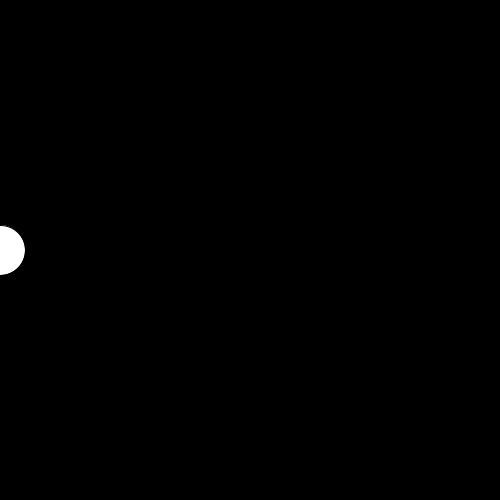
Frame 1 (no input)
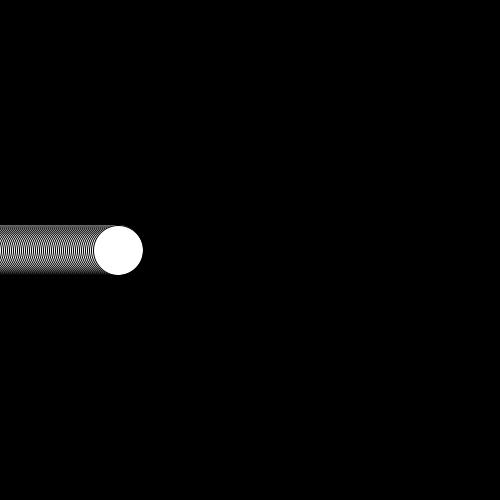
Frame 60 (the mouse pressed at the canvas centre just before this capture)
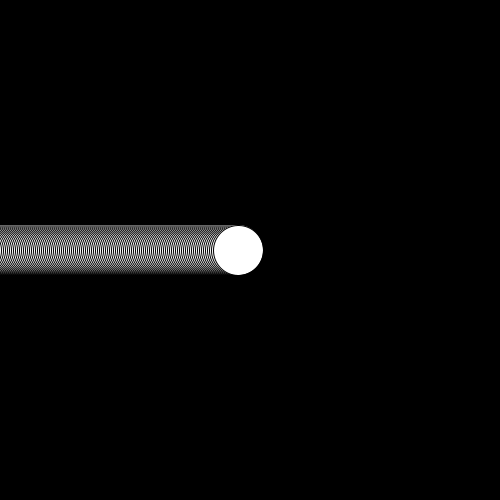
Frame 120 (the mouse held since frame 60 and released just before this capture)

The Processing sketch that drew these frames (run headless with seeded random() and noise(); from frame 60 on, the mouse is pressed at the canvas centre):

// Processing sketch: Exemplo5_1_Variaveis_Movimento
// ── Exemplo5_1_Variaveis_Movimento.pde
float x = 0;

void setup() {
  size(500, 500);
  background(0);
}

void draw() {
  ellipse(x, height/2, 50, 50);
  x = x + 2;
}
